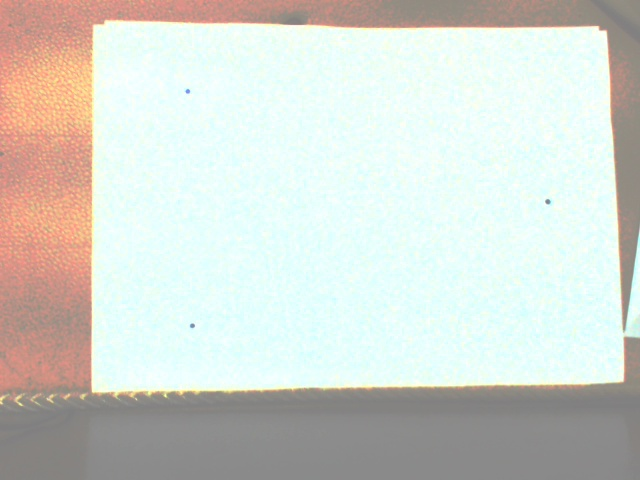
#> input picture Imageprocessing_file/Image/FinalProject/img3.jpg, 640 x 480 px
$ python shapetest.py   (older library calls are emulated)
#> lines starting #> are read from the running program, lines starting #| are printed output that depends on the picture; after the words box and inside, x2 and y2 are one past the last pixel; in counts of white or black regions, pixels touching at a corner belong together
import cv2
import numpy as np
import imutils


def filter_colors(image,datacolorthresh):
	lower_thresh = np.array([datacolorthresh[0],datacolorthresh[1],datacolorthresh[2]])
	upper_thresh = np.array([datacolorthresh[3],datacolorthresh[4],datacolorthresh[5]])
	color_mask = cv2.inRange(image, lower_thresh, upper_thresh)
	color_image = cv2.bitwise_and(image, image, mask=color_mask)
	return color_image

def detect(c):
    shape = "unidentified"
    peri = cv2.arcLength(c, True)
    approx = cv2.approxPolyDP(c, 0.01*peri, True)
    point_x=[]
    point_y=[]

    if len(approx) == 2:
        shape = "line"
    elif len(approx) == 3:
        shape = "triangle"
        for i in range(0,len(approx)):
            point_x.append(approx[i][0][0])
            point_y.append(approx[i][0][1])
    elif len(approx) == 4:
        (x, y, w, h) = cv2.boundingRect(approx)
        ar = w / float(h)
        for i in range(0,len(approx)):
            point_x.append(approx[i][0][0])
            point_y.append(approx[i][0][1])
        shape = "square" if ar >= 0.95 and ar <= 1.05 else "rectangle"
    elif len(approx) == 5:
        shape = "pentagon"
        for i in range(0,len(approx)):
            point_x.append(approx[i][0][0])
            point_y.append(approx[i][0][1])
    elif len(approx) == 6:
        shape = "polygon"
        for i in range(0,len(approx)):
            point_x.append(approx[i][0][0])
            point_y.append(approx[i][0][1])
    elif len(approx) == 7:
        shape = "polygon"+str(len(approx))
        for i in range(0,len(approx)):
            point_x.append(approx[i][0][0])
            point_y.append(approx[i][0][1])
    elif len(approx) == 8:
        shape = "polygon"+str(len(approx))
        for i in range(0,len(approx)):
            point_x.append(approx[i][0][0])
            point_y.append(approx[i][0][1])
    elif len(approx) == 9:
        shape = "polygon"+str(len(approx))
        for i in range(0,len(approx)):
            point_x.append(approx[i][0][0])
            point_y.append(approx[i][0][1])
    elif len(approx) == 10:
        shape = "polygon"+str(len(approx))
        for i in range(0,len(approx)):
            point_x.append(approx[i][0][0])
            point_y.append(approx[i][0][1])
    elif len(approx) == 11:
        shape = "polygon"+str(len(approx))
        for i in range(0,len(approx)):
            point_x.append(approx[i][0][0])
            point_y.append(approx[i][0][1])
    elif len(approx) == 12:
        shape = "polygon"+str(len(approx))
        for i in range(0,len(approx)):
            point_x.append(approx[i][0][0])
            point_y.append(approx[i][0][1])
    elif len(approx) == 13:
        shape = "polygon"+str(len(approx))
        for i in range(0,len(approx)):
            point_x.append(approx[i][0][0])
            point_y.append(approx[i][0][1])
    elif len(approx) == 14:
        shape = "polygon"+str(len(approx))
        for i in range(0,len(approx)):
            point_x.append(approx[i][0][0])
            point_y.append(approx[i][0][1])
    elif len(approx) == 15:
        shape = "polygon"+str(len(approx))
        for i in range(0,len(approx)):
            point_x.append(approx[i][0][0])
            point_y.append(approx[i][0][1])
    elif len(approx) == 16:
        shape = "polygon"+str(len(approx))
        for i in range(0,len(approx)):
            point_x.append(approx[i][0][0])
            point_y.append(approx[i][0][1])
    else:
        shape = "circle"
    return shape,point_x,point_y
def appendfunc(valuex,valuey,x,y):
    for i in range(0,len(x)):
        valuex.append(x[i])
        valuey.append(y[i])
    return valuex,valuey
def detec_color(image,color):
    i = 0
    ratio = image.shape[0] / float(image.shape[0])
    gray = cv2.cvtColor(image, cv2.COLOR_BGR2GRAY)
    blured = cv2.GaussianBlur(gray, (5, 5), 0)
    thresh = cv2.threshold(blured,0,255, cv2.THRESH_BINARY)[1]
    cnts = cv2.findContours(thresh.copy(), cv2.RETR_TREE, cv2.CHAIN_APPROX_SIMPLE)
    # print (cnts)
    cnts = cnts[0] if imutils.is_cv2() else cnts[1]
    for c in cnts:
        # if c >50:
        area = cv2.contourArea(c)
        # print (area)
        # print ("")
        # if area > 10000:
        M = cv2.moments(c)
        rect = cv2.minAreaRect(c)
        if M["m00"] != 0:
            cX = int((M["m10"] / M["m00"]) * ratio)
            cY = int((M["m01"] / M["m00"]) * ratio)
        else:
            cX, cY = 0,0
        shape,point_x,point_y= detect(c)
        appendfunc(x_point,y_point,point_x,point_y)
        c = c.astype("float")
        c *= ratio
        c = c.astype("int")
        cv2.drawContours(image, [c], -1, (0, 255, 0), 2)
        cv2.putText(image, shape+ color, (cX, cY), cv2.FONT_HERSHEY_SIMPLEX,
            0.5, (255, 255, 255), 2)
        i += 1
    return image
x_point=[]
y_point=[]
datacolor_pink=[197,166,210,212,200,255]
datacolor_green=[0,0,0,238,255,221]
datacolor_red=[100,11,0,152,199,255]
datacolor_yellow=[0,0,0,0,255,255]
datacolor_blue=[178,102,85,255,167,210]

kernel = np.ones((5,5),np.uint8)
img = cv2.imread("img3.jpg")
#> img is the input picture: shape (480, 640, 3); mean B, G, R 206.5, 213.1, 210.2
img = cv2.morphologyEx(img, cv2.MORPH_DILATE, kernel)

img_pink = filter_colors(img,datacolor_pink)
img_green = filter_colors(img,datacolor_green)
img_red =filter_colors(img,datacolor_red)
#> in filter_colors (call 3), `color_image = cv2.bitwise_and(image, image, mask=color_mask)`:
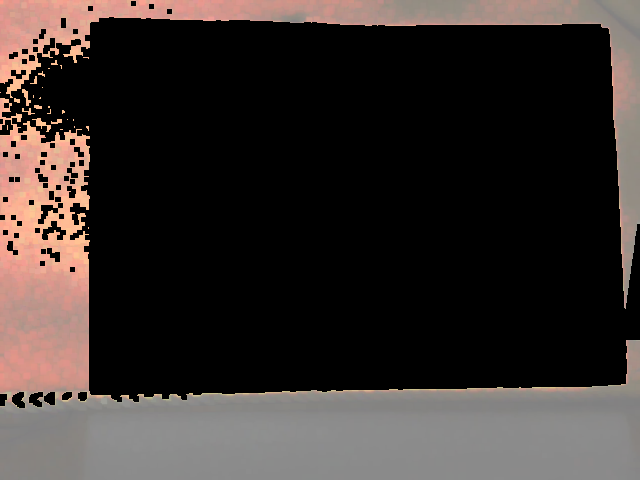
#> color_image: shape (480, 640, 3); mean B, G, R 46, 48.6, 56
img_yellow =filter_colors(img,datacolor_yellow)
img_blue =filter_colors(img,datacolor_blue)

img_pink_shape= detec_color(img_pink,"_pink")
#> in detec_color, `cnts = cv2.findContours(thresh.copy(), cv2.RETR_TREE, cv2.CHAIN_APPROX..`: cnts = 1 contour; box (x1, y1, x2, y2) and area: (621, 298, 626, 304) 20
#> in detec_color, `cnts = cnts[0] if imutils.is_cv2() else cnts[1]`: cnts = [[[621, 298], [621, 303], [625, 303], [625, 298]]]
#> the loop in detec_color, `for c in cnts:` made 1 pass
#> (area, rect, cX, cY, shape, peri in detect, approx in detect, x in detect) on pass 1: (20, ((623, 300.5), (5, 4), -90), 623, 300, 'rectangle', 18, [[621, 298], [621, 303], [625, 303], [625, 298]], 621)
#> after the loop in detec_color, `for c in cnts:`:
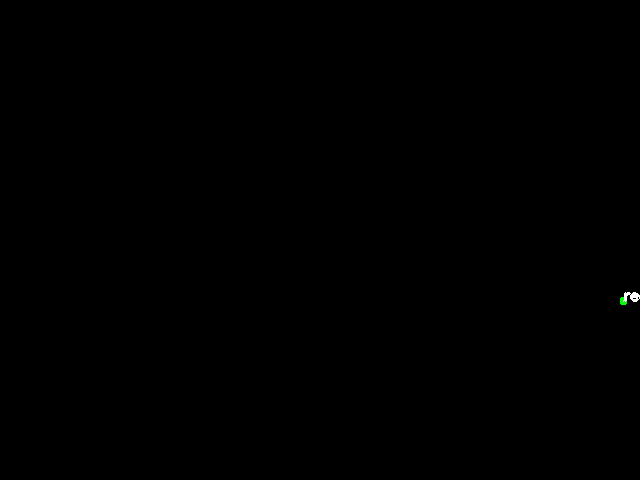
#> image: shape (480, 640, 3); mean B, G, R 0.1, 0.1, 0.1
#> after the loop in detec_color, `for c in cnts:`: i = 1

img_green_shape = detec_color(img_green,"_green")
#> call 2 of detec_color, with color = '_green'
#> in detec_color (call 2), `cnts = cv2.findContours(thresh.copy(), cv2.RETR_TREE, cv2.CHAIN_APPROX..`: cnts = 51 contours, 27 with area under 20; largest, box (x1, y1, x2, y2) and area: (0, 266, 640, 480) 69060, (145, 0, 640, 330) 18460, (0, 0, 82, 53) 2625, (0, 149, 34, 184) 653, (97, 0, 145, 24) 540
#> the loop in detec_color (call 2), `for c in cnts:` made 51 passes
#> (area, rect, cX, cY, shape, peri in detect, approx in detect, x in detect) on passes 22, 26, 33: (20, ((3.5, 194), (4, 5), -90), 3, 194, 'rectangle', 18, [[1, 192], [1, 196], [6, 196], [6, 192]], 1), (24, ((76, 162), (6, 4), -90), 76, 162, 'rectangle', 20, [[74, 159], [74, 165], [78, 165], [78, 159]], 74), (20, ((82, 32.5), (5, 4), -90), 82, 32, 'rectangle', 18, [[80, 30], [80, 35], [84, 35], [84, 30]], 80)
#> after the loop in detec_color (call 2), `for c in cnts:`:
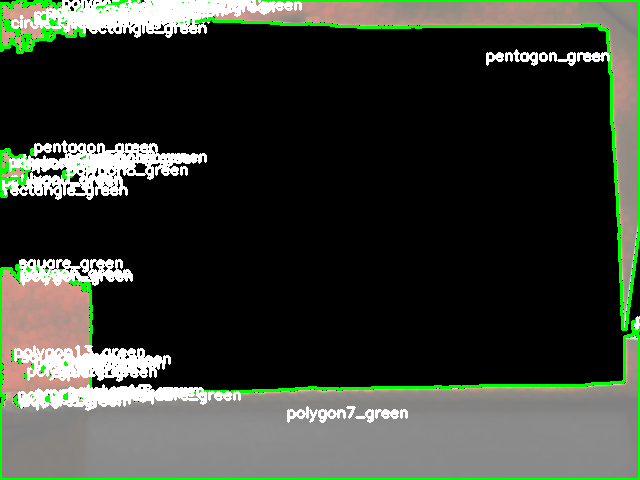
#> image: shape (480, 640, 3); mean B, G, R 52.2, 61.7, 56
img_blue_shape = detec_color(img_blue,"_blue")

img_red_shape = detec_color(img_red,"_red")
#> call 4 of detec_color, with color = '_red'
#> in detec_color (call 4), `thresh = cv2.threshold(blured,0,255, cv2.THRESH_BINARY)[1]`:
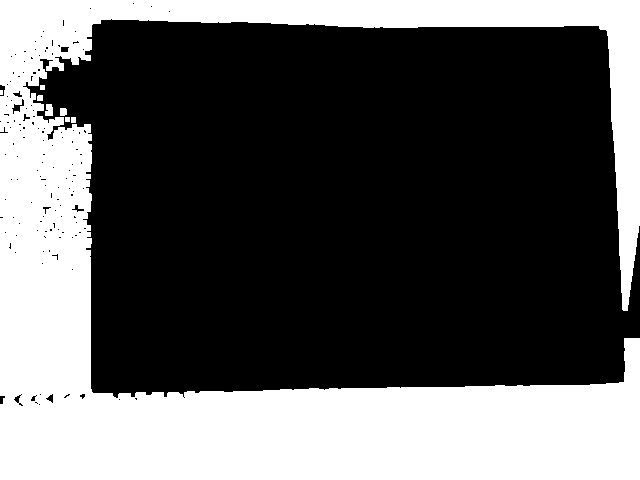
#> thresh: shape (480, 640); 36.3% white; 8 white regions (1 under 20 px), largest, box (x1, y1, x2, y2) and area: (0, 0, 640, 480) 111156, (45, 104, 53, 116) 84, (60, 108, 67, 116) 53
#> the loop in detec_color (call 4), `for c in cnts:` made 147 passes
#> c on passes 1, 2, 6, 7, 9, 10, 13, 15: [[71, 117], [71, 122], [75, 122], [75, 117]], [[65, 117], [65, 121], [69, 121], [69, 117]], [[0, 90], [0, 94], [2, 94], [2, 90]], [[40, 85], [40, 89], [44, 89], [44, 85]], [[38, 404], [39, 403], [40, 404], [39, 405]], [[36, 403], [37, 402], [38, 403], [37, 404]], [[118, 399], [119, 398], [120, 399], [119, 400]], [[183, 397], [184, 396], [185, 397], [184, 398]]
#> after the loop in detec_color (call 4), `for c in cnts:`:
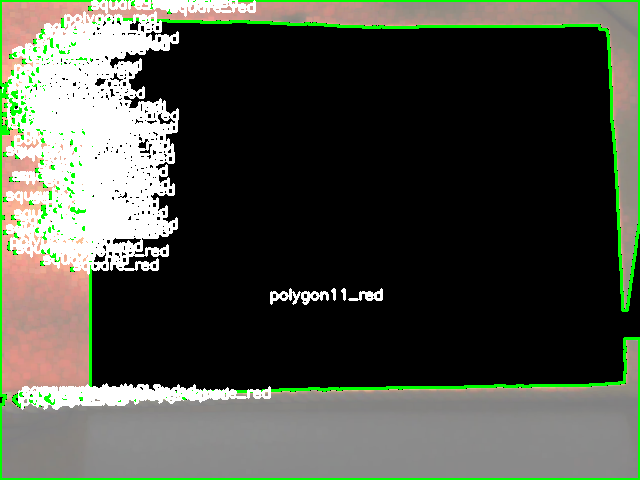
#> image: shape (480, 640, 3); 15.47% of pixels changed, all inside (x1, y1, x2, y2) = (0, 0, 640, 480)
# appendfunc(x_point,y_point,x,y)
print (x_point)
#> (printed output is left out)
print (y_point)

img_yellow_shape = detec_color(img_yellow,"_yellow")
# allshape = img_pink_shape + img_green_shape + img_red_shape + img_yellow_shape + img_blue_shape
allshape = detec_color(img,"poimt")
#> in detec_color (call 6), `gray = cv2.cvtColor(image, cv2.COLOR_BGR2GRAY)`:
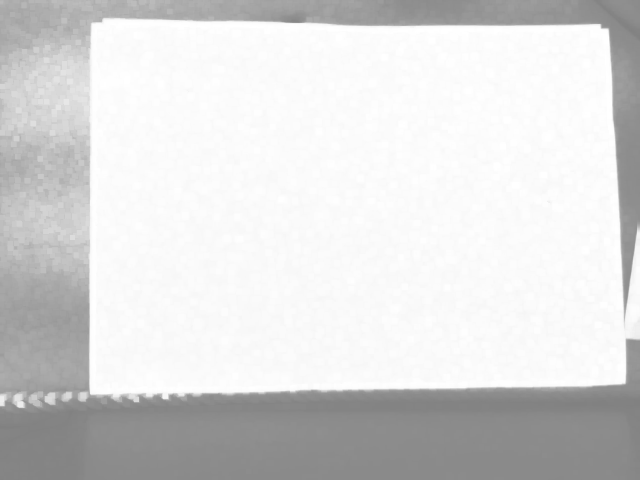
#> gray: shape (480, 640); min 129, max 255, mean 216.6
#> the loop in detec_color (call 6), `for c in cnts:` made 1 pass
#> c on pass 1: [[0, 0], [0, 479], [639, 479], [639, 0]]
#> after the loop in detec_color (call 6), `for c in cnts:`:
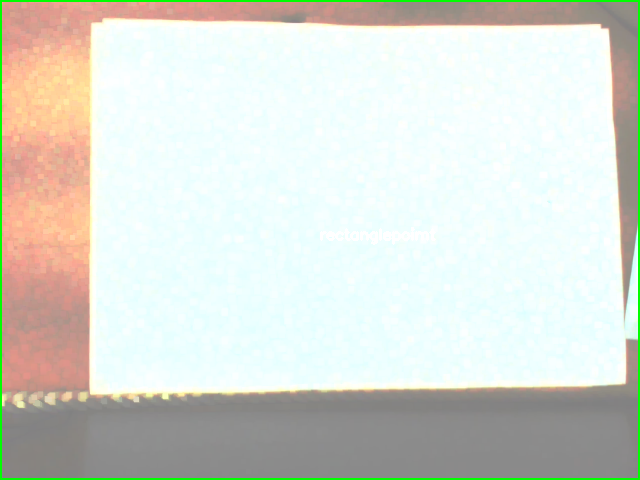
#> image: shape (480, 640, 3); mean B, G, R 209.8, 218.4, 215.3
# [4 lines of commented-out code are left out]
cv2.imshow("Final2",img)
cv2.imshow("Final",allshape)
cv2.waitKey(0)

$ run again, with Imageprocessing_file/Image/FinalProject/img4.jpg copied over Imageprocessing_file/Image/FinalProject/img3.jpg
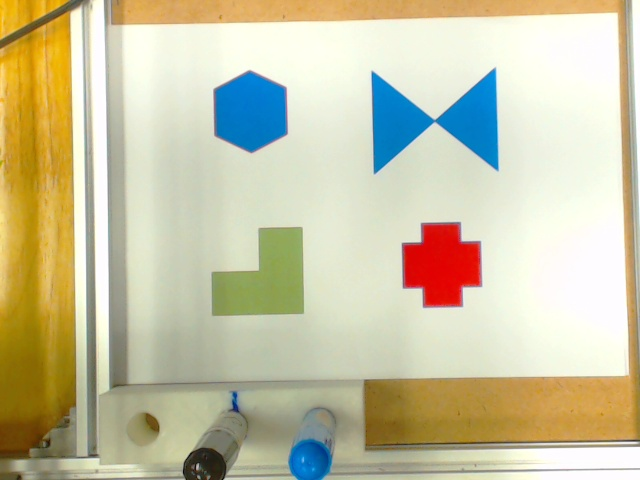
#> input picture Imageprocessing_file/Image/FinalProject/img4.jpg, 640 x 480 px
#> img is the input picture: shape (480, 640, 3); mean B, G, R 163.8, 195.5, 200.5
#> color_mask: shape (480, 640); 0.01% white in thin lines or dots, all inside (x1, y1, x2, y2) = (230, 108, 536, 442)
#> color_mask: shape (480, 640); 47.7% white; 38 white regions (27 under 20 px), largest, box (x1, y1, x2, y2) and area: (0, 0, 640, 480) 132028, (359, 72, 500, 228) 11038, (354, 0, 502, 18) 1660
#> color_mask: shape (480, 640); 11.2% white; 62 white regions (19 under 20 px), largest, box (x1, y1, x2, y2) and area: (101, 251, 489, 480) 18557, (113, 0, 640, 385) 9329, (9, 359, 76, 480) 1443
#> color_mask: shape (480, 640); every value is 0
#> color_image: shape (480, 640, 3); every value is 0
#> color_mask: shape (480, 640); 0.22% white in thin lines or dots, all inside (x1, y1, x2, y2) = (216, 73, 496, 480)
#> thresh: shape (480, 640); 0.14% white; 11 white regions
#> cnts = 11 contours, 4 with area under 20; largest, box (x1, y1, x2, y2) and area: (283, 106, 288, 119) 48, (457, 228, 462, 240) 44, (256, 143, 265, 150) 33, (449, 303, 457, 308) 28, (477, 250, 482, 258) 28, (467, 283, 474, 288) 24, (532, 439, 538, 444) 20
#> the loop in detec_color, `for c in cnts:` made 11 passes
#> (area, rect, cX, cY, shape, peri in detect, approx in detect, x in detect) on passes 1 to 3: (20, ((534.5, 441), (4, 5), -90), 534, 441, 'rectangle', 18, [[532, 439], [532, 443], [537, 443], [537, 439]], 532), (28, ((452.5, 305), (4, 7), -90), 452, 305, 'rectangle', 22, [[449, 303], [449, 307], [456, 307], [456, 303]], 449), (24, ((470, 285), (4, 6), -90), 470, 285, 'rectangle', 20, [[467, 283], [467, 287], [473, 287], [473, 283]], 467)
#> after the loop in detec_color, `for c in cnts:`:
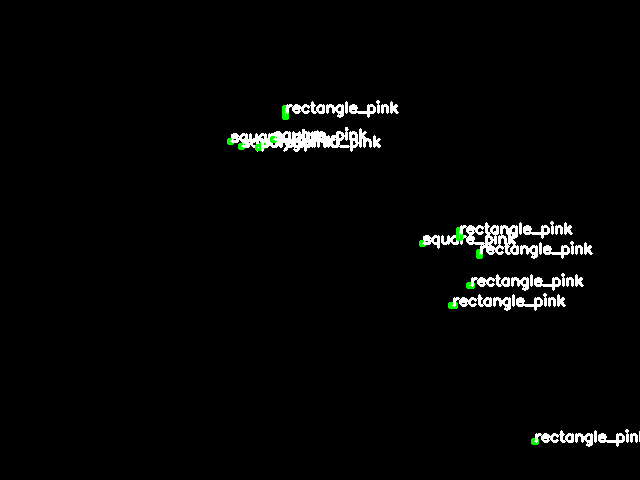
#> image: shape (480, 640, 3); mean B, G, R 5.9, 6.3, 5.9
#> after the loop in detec_color, `for c in cnts:`: i = 11
#> thresh: shape (480, 640); 53.7% white; 74 black regions (56 under 20 px)
#> cnts = 99 contours, 71 with area under 20; largest, box (x1, y1, x2, y2) and area: (0, 0, 640, 480) 144544, (357, 70, 502, 230) 13467, (352, 0, 504, 20) 2058, (401, 221, 482, 289) 1561, (39, 187, 56, 299) 1113
#> the loop in detec_color (call 2), `for c in cnts:` made 99 passes
#> (area, rect, cX, cY, shape, peri in detect) on passes 2 to 3: (76.5, ((447.5, 356), (12, 11), -90), 447, 356, 'polygon11', 44.24), (114, ((425.5, 297), (22, 7), -90), 424, 298, 'polygon10', 55.66)
#> thresh: shape (480, 640); 1.2% white; 15 white regions, largest, box (x1, y1, x2, y2) and area: (214, 71, 288, 152) 1501, (437, 72, 498, 168) 870, (372, 74, 433, 125) 399
#> thresh: shape (480, 640); 17.3% white; 35 white regions (1 under 20 px), largest, box (x1, y1, x2, y2) and area: (87, 0, 640, 480) 40805, (212, 227, 304, 316) 2435, (7, 357, 78, 480) 2273
#> (printed output is left out)
#> thresh: shape (480, 640); every value is 255
#> the loop in detec_color (call 6), `for c in cnts:` made 1 pass
#> c on pass 1: [[0, 0], [0, 479], [639, 479], [639, 0]]
#> after the loop in detec_color (call 6), `for c in cnts:`:
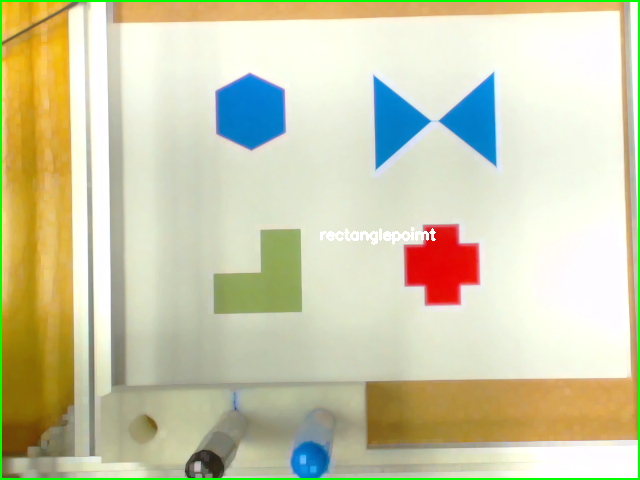
#> image: shape (480, 640, 3); mean B, G, R 171.3, 204, 205.4

$ run again, with Imageprocessing_file/Image/FinalProject/img5.jpg copied over Imageprocessing_file/Image/FinalProject/img3.jpg
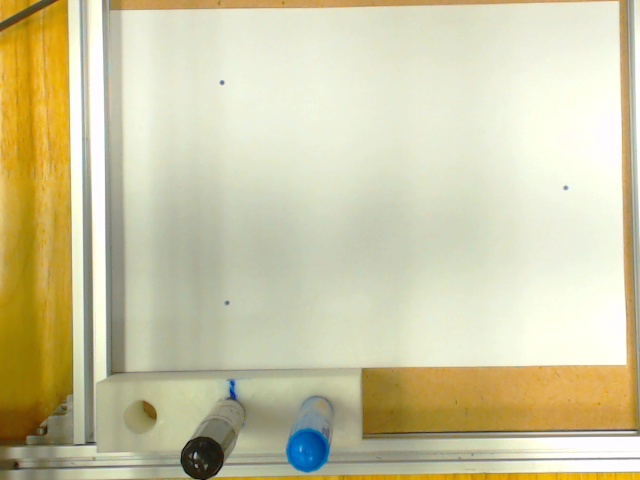
#> input picture Imageprocessing_file/Image/FinalProject/img5.jpg, 640 x 480 px
#> img is the input picture: shape (480, 640, 3); mean B, G, R 165, 200.6, 206
#> color_mask: shape (480, 640); every value is 0
#> color_image: shape (480, 640, 3); every value is 0
#> color_mask: shape (480, 640); 49.6% white; 18 white regions (14 under 20 px), largest, box (x1, y1, x2, y2) and area: (0, 0, 640, 480) 151805, (433, 11, 472, 32) 305, (373, 11, 400, 26) 198, (495, 474, 517, 480) 65
#> color_mask: shape (480, 640); 9.5% white; 72 white regions (29 under 20 px), largest, box (x1, y1, x2, y2) and area: (191, 370, 489, 479) 10483, (97, 169, 328, 480) 8953, (368, 0, 640, 417) 3029
#> color_mask: shape (480, 640); 0.02% white in thin lines or dots, all inside (x1, y1, x2, y2) = (6, 347, 32, 383)
#> color_mask: shape (480, 640); 0.03% white in thin lines or dots, all inside (x1, y1, x2, y2) = (232, 380, 325, 471)
#> in detec_color, `cnts = cv2.findContours(thresh.copy(), cv2.RETR_TREE, cv2.CHAIN_APPROX..`: cnts = 0 contours
#> in detec_color, `cnts = cnts[0] if imutils.is_cv2() else cnts[1]`: cnts = []
#> after the loop in detec_color, `for c in cnts:`: i = 0
#> thresh: shape (480, 640); 53.4% white; 27 black regions (15 under 20 px)
#> in detec_color (call 2), `cnts = cv2.findContours(thresh.copy(), cv2.RETR_TREE, cv2.CHAIN_APPROX..`: cnts = 27 contours, 13 with area under 20; largest, box (x1, y1, x2, y2) and area: (0, 0, 640, 480) 159748, (431, 9, 474, 34) 586, (371, 9, 411, 29) 388, (357, 343, 369, 362) 72, (108, 452, 131, 457) 61
#> the loop in detec_color (call 2), `for c in cnts:` made 27 passes
#> (area, rect, cX, cY, shape, peri in detect, approx in detect, x in detect) on passes 5, 7: (20, ((17, 69.5), (5, 4), -90), 17, 69, 'rectangle', 18, [[15, 67], [15, 72], [19, 72], [19, 67]], 15), (25, ((442.5, 28.5), (5, 5), -90), 442, 28, 'square', 20, [[440, 26], [440, 31], [445, 31], [445, 26]], 440)
#> thresh: shape (480, 640); 0.16% white; 3 white regions
#> in detec_color (call 3), `cnts = cv2.findContours(thresh.copy(), cv2.RETR_TREE, cv2.CHAIN_APPROX..`: cnts = 3 contours; box (x1, y1, x2, y2) and area: (285, 433, 315, 473) 312, (230, 378, 236, 391) 56, (317, 462, 327, 468) 44
#> the loop in detec_color (call 3), `for c in cnts:` made 3 passes
#> (area, rect, cX, cY, shape, peri in detect) on passes 1, 3: (44.5, ((321.5, 464.5), (5, 9), -90), 321, 464, 'pentagon', 27.41), (56.5, ((232.5, 384), (12, 5), -90), 232, 384, 'polygon', 33.41)
#> after the loop in detec_color (call 3), `for c in cnts:`:
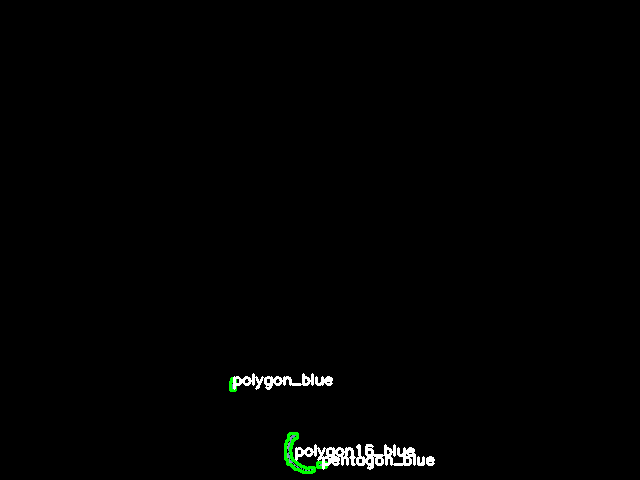
#> image: shape (480, 640, 3); mean B, G, R 1.9, 2.4, 1.9
#> after the loop in detec_color (call 3), `for c in cnts:`: i = 3
#> thresh: shape (480, 640); 15.4% white; 39 white regions (1 under 20 px)
#> in detec_color (call 4), `cnts = cv2.findContours(thresh.copy(), cv2.RETR_TREE, cv2.CHAIN_APPROX..`: cnts = 58 contours, 15 with area under 20; largest, box (x1, y1, x2, y2) and area: (83, 0, 640, 480) 34045, (4, 352, 87, 480) 3083, (0, 139, 9, 288) 798, (279, 0, 390, 8) 604, (392, 0, 560, 7) 570
#> (printed output is left out)
#> thresh: shape (480, 640); 0.07% white; 3 white regions, box (x1, y1, x2, y2) and area: (4, 370, 16, 385) 108, (24, 354, 30, 366) 68, (28, 345, 34, 353) 38
#> thresh: shape (480, 640); every value is 255
#> the loop in detec_color (call 6), `for c in cnts:` made 1 pass
#> c on pass 1: [[0, 0], [0, 479], [639, 479], [639, 0]]
#> after the loop in detec_color (call 6), `for c in cnts:`:
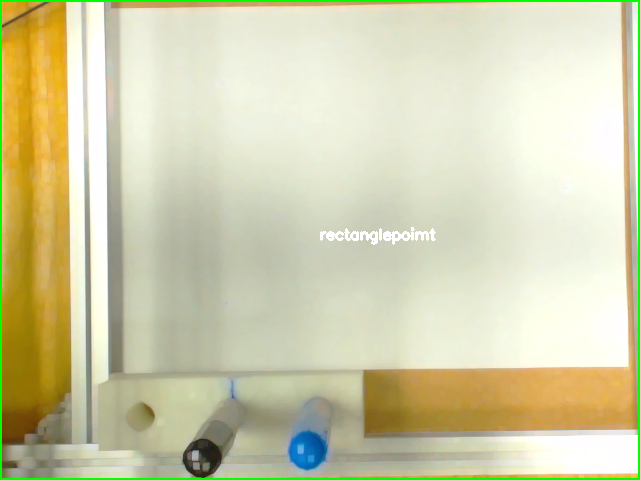
#> image: shape (480, 640, 3); mean B, G, R 172.4, 208.3, 209.6
